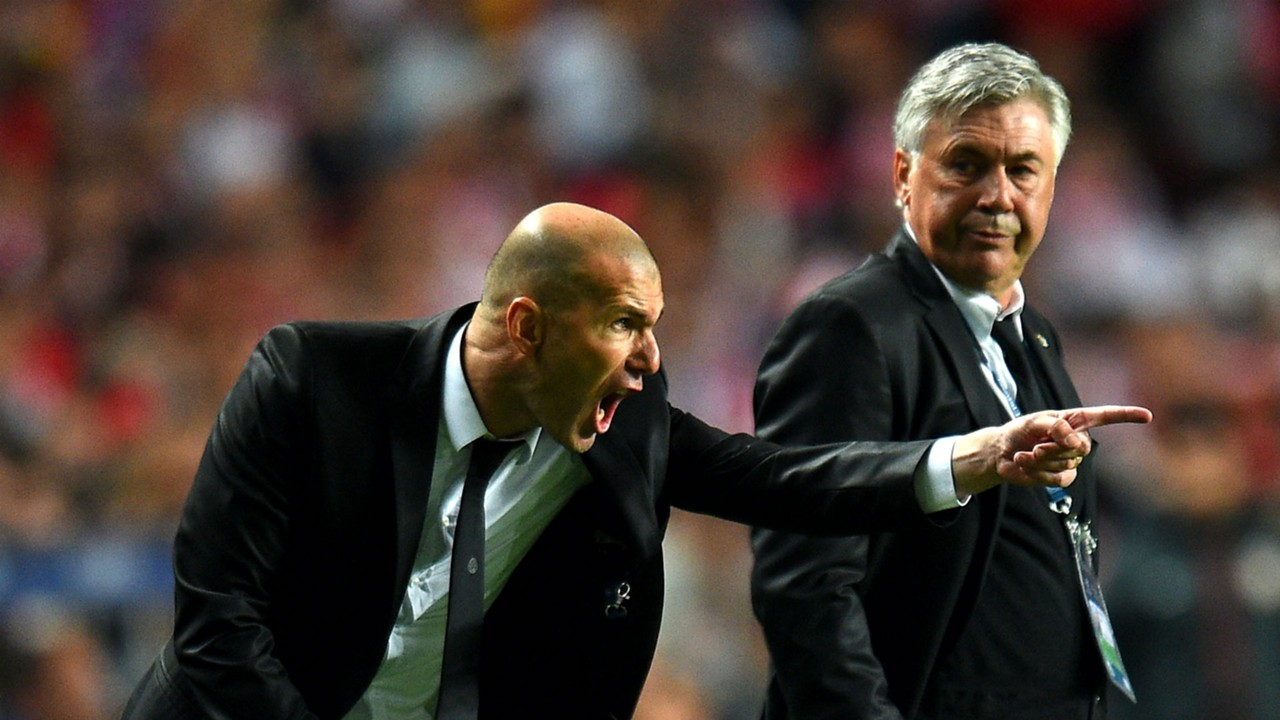
#> input picture DataBase/zidane.jpg, 1280 x 720 px
$ python '霍夫变换.py' ../DataBase/zidane.jpg
#> lines starting #> are read from the running program, lines starting #| are printed output that depends on the picture; after the words box and inside, x2 and y2 are one past the last pixel; in counts of white or black regions, pixels touching at a corner belong together
"""
@file hough_lines.py
@brief This program demonstrates line finding with the Hough transform
"""
import sys
import math
import cv2 as cv
import numpy as np
def hough_main(argv):

    default_file = 'xiaotiao0.jpeg'
    filename = argv[0] if len(argv) > 0 else default_file
    # Loads an image
    src = cv.imread(cv.samples.findFile(filename), cv.IMREAD_GRAYSCALE)
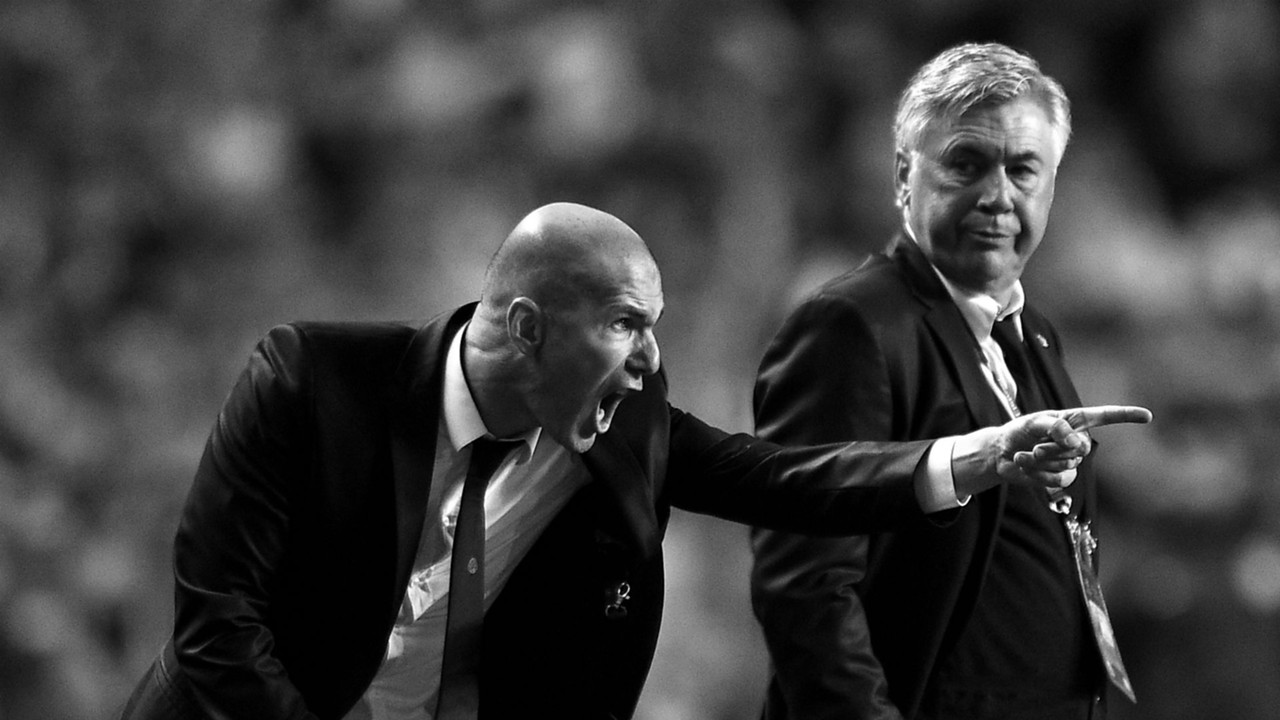
#> src: shape (720, 1280); min 0, max 255, mean 60.8
    # 检查图像加载问题
    if src is None:
        print ('Error opening image!')
        print ('Usage: hough_lines.py [image_name -- default ' + default_file + '] \n')
        return -1


    dst = cv.Canny(src, 50, 200, None, 3)
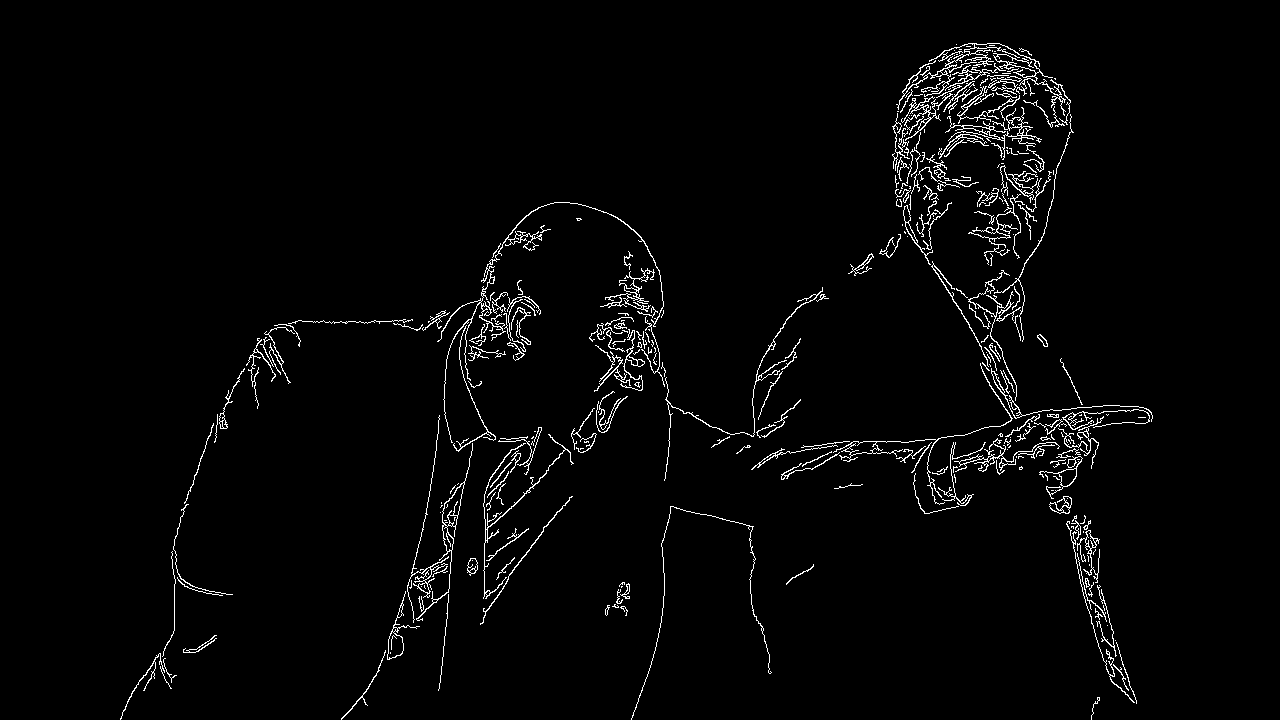
#> dst: shape (720, 1280); 2.5% white in thin lines or dots, all inside (x1, y1, x2, y2) = (120, 43, 1153, 720)

    # 复制边缘到RBG图像中，作为显示结果的图像
    cdst = cv.cvtColor(dst, cv.COLOR_GRAY2BGR)
    cdstP = np.copy(cdst)

    lines = cv.HoughLines(dst, 1, np.pi / 180, 150, None, 0, 0)
#> lines = [[-880, 2.84], [-900, 2.88], [-863, 2.83], [719, 0.82], [-820, 2.79], [-885, 2.86], [-949, 2.95], [-892, 2.86]]

    if lines is not None:
        for i in range(0, len(lines)):
            rho = lines[i][0][0]
            theta = lines[i][0][1]
            a = math.cos(theta)
            b = math.sin(theta)
            x0 = a * rho
            y0 = b * rho
            pt1 = (int(x0 + 1000*(-b)), int(y0 + 1000*(a)))
            pt2 = (int(x0 - 1000*(-b)), int(y0 - 1000*(a)))
            cv.line(cdst, pt1, pt2, (10,255,0), 1, cv.LINE_AA)
#> this loop made 8 passes
#> (rho, theta, a, b, x0, y0, pt1, pt2) on passes 1 to 8: (-880, 2.84, -0.956, 0.292, 841.5, -257.3, (549, -1213), (1133, 699)), (-900, 2.88, -0.966, 0.259, 869.3, -232.9, (610, -1198), (1128, 732)), (-863, 2.83, -0.951, 0.309, 820.8, -266.7, (511, -1217), (1129, 684)), (719, 0.82, 0.682, 0.731, 490.4, 525.8, (-240, 1207), (1221, -156)), (-820, 2.79, -0.94, 0.342, 770.5, -280.5, (428, -1220), (1112, 659)), (-885, 2.86, -0.961, 0.276, 850.7, -243.9, (575, -1205), (1126, 717)), (-949, 2.95, -0.982, 0.191, 931.6, -181.1, (740, -1162), (1122, 800)), (-892, 2.86, -0.961, 0.276, 857.4, -245.9, (581, -1207), (1133, 715))
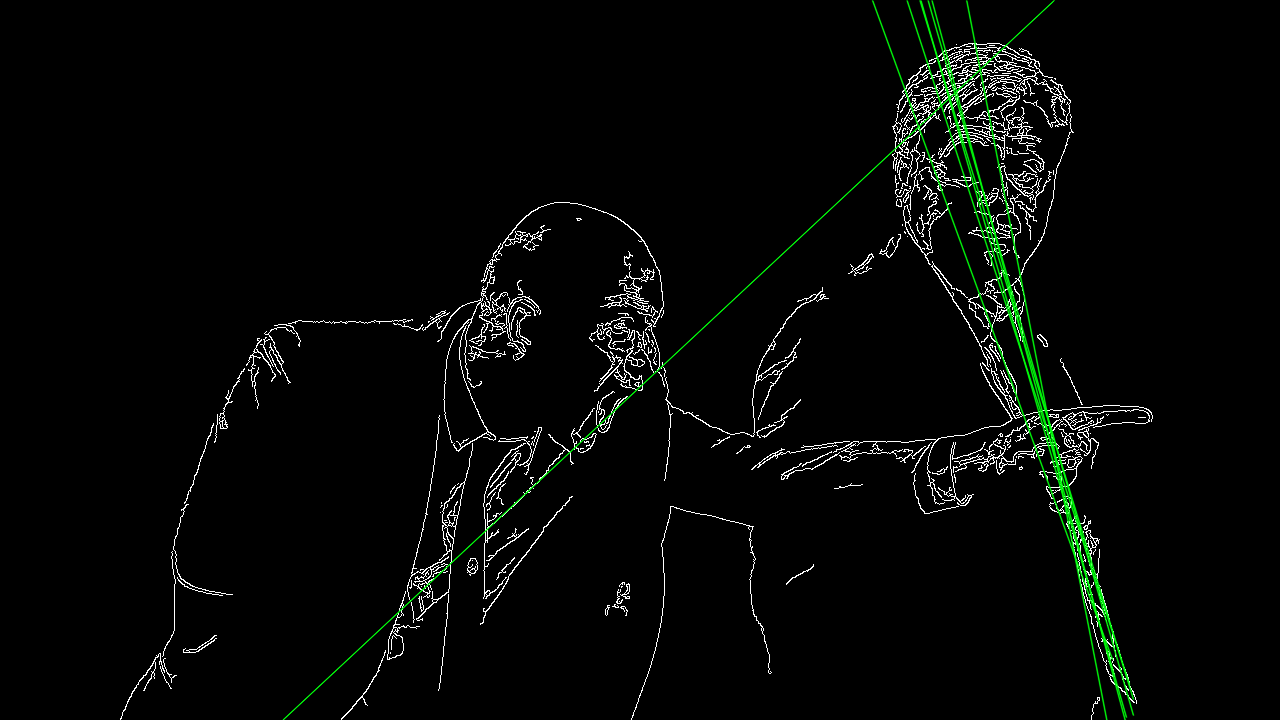
#> cdst: shape (720, 1280, 3); mean B, G, R 6, 7.9, 5.9


    linesP = cv.HoughLinesP(dst, 1, np.pi / 180, 50, None, 50, 10)
#> linesP = 143 rows, first 6: [485, 532, 546, 473], [959, 47, 972, 103], [1056, 461, 1103, 637], [1076, 516, 1113, 632], [911, 105, 973, 43], [599, 383, 653, 336]

    if linesP is not None:
        for i in range(0, len(linesP)):
            l = linesP[i][0]
            cv.line(cdstP, (l[0], l[1]), (l[2], l[3]), (255,255,0), 1, cv.LINE_AA)
#> this loop made 143 passes
#> l on passes 1 to 12: [485, 532, 546, 473], [959, 47, 972, 103], [1056, 461, 1103, 637], [1076, 516, 1113, 632], [911, 105, 973, 43], [599, 383, 653, 336], [982, 194, 1000, 254], [975, 43, 986, 97], [934, 58, 950, 109], [1007, 288, 1020, 338], [843, 441, 914, 441], [950, 101, 1008, 48]
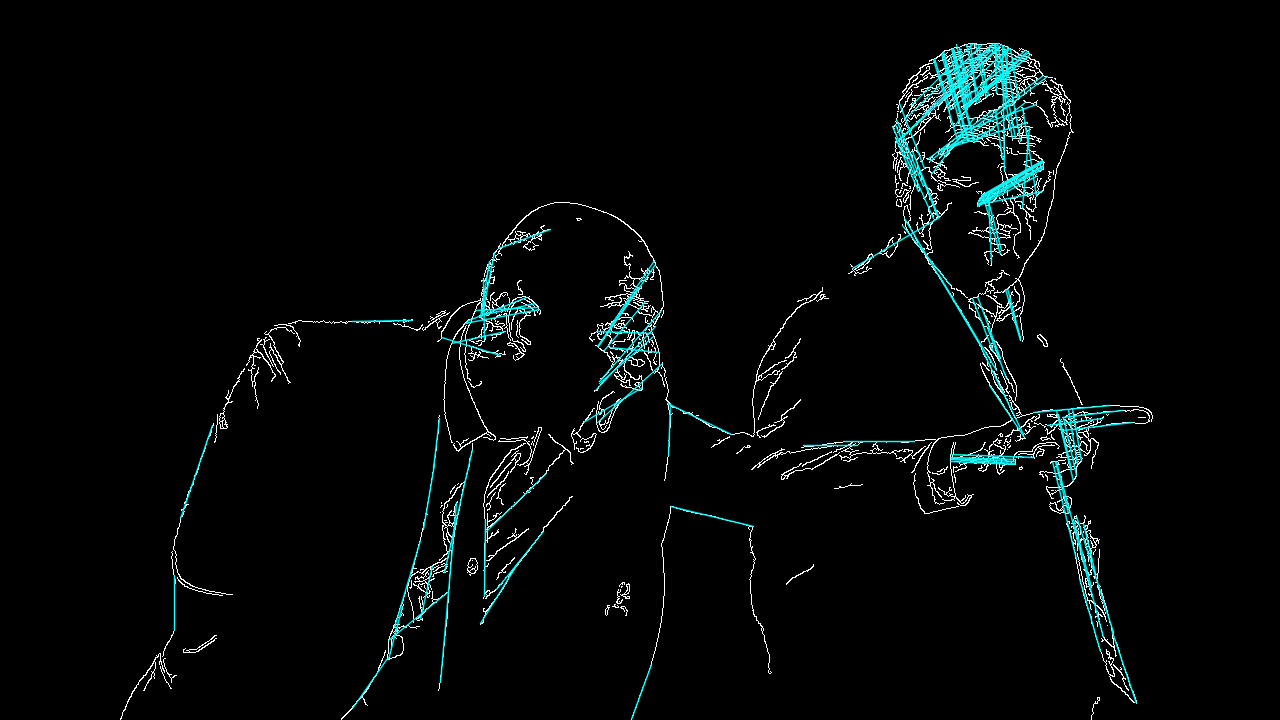
#> cdstP: shape (720, 1280, 3); mean B, G, R 8.5, 8.5, 4.9

    cv.imshow("Source", src)
    cv.imshow("Detected Lines - Standard Hough Line Transform", cdst)
    cv.imshow("Detected Lines - Probabilistic Line Transform", cdstP)

    cv.waitKey()
    return 0

if __name__ == "__main__":
    hough_main(sys.argv[1:])
